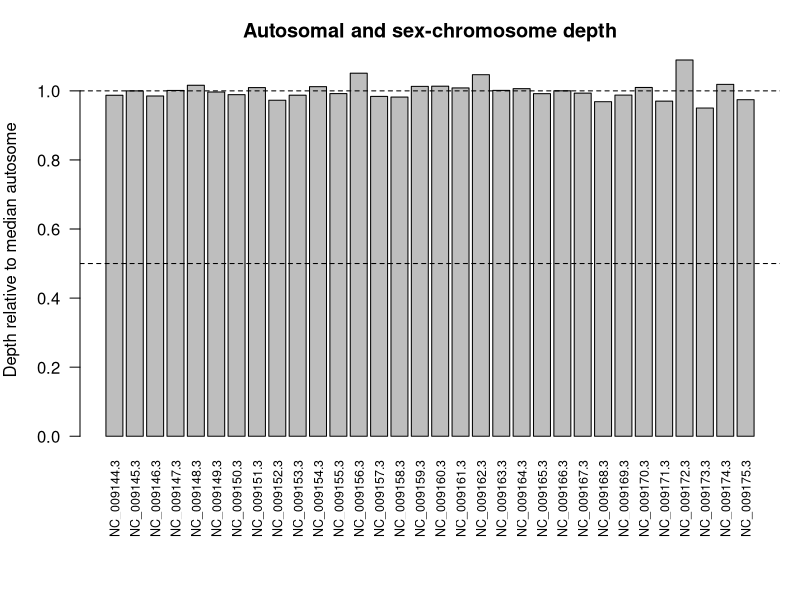

The R script that drew this image:
# Sex-chromosome dosage from whole-genome DNA read depth
# Input: Samtools coverage TSV + student chromosome labels
cov <- read.delim("chromosome_coverage.tsv", comment.char = "",
                  check.names = FALSE, stringsAsFactors = FALSE)
names(cov)[1] <- "rname" # Accepts the '#rname' header
if (!"meandepth" %in% names(cov)) stop("Missing meandepth column")
key <- read.csv("chromosome_groups.csv", stringsAsFactors = FALSE)
if (!all(c("rname", "group") %in% names(key))) stop("Bad key columns")
key$rname <- trimws(key$rname)
key$group <- toupper(trimws(key$group))
if (anyDuplicated(key$rname)) stop("Repeated rname in key file")
if (!all(key$group %in% c("A", "X", "Y", "Z", "W")))
  stop("Use only A, X, Y, Z or W in the group column")

x <- merge(key, cov[, c("rname", "meandepth")],
           by = "rname", all.x = TRUE, sort = FALSE)
x$meandepth <- suppressWarnings(as.numeric(x$meandepth))
if (anyNA(x$meandepth)) stop("Missing depths: check rname matches")
if (any(x$meandepth < 0)) stop("Negative depth is not valid")
if (sum(x$group == "A") < 5) stop("Label at least 5 autosomes")
if ("X" %in% x$group && "Z" %in% x$group)
  stop("Choose either an XY or a ZW species, not both")
if (sum(x$group == "X") == 1 && !any(x$group == "Z")) {
  target <- "X"
  one_copy <- "XY-like"
  two_copies <- "XX-like"
} else if (sum(x$group == "Z") == 1 && !any(x$group == "X")) {
  target <- "Z"
  one_copy <- "ZW-like"
  two_copies <- "ZZ-like"
} else stop("Label exactly one X or exactly one Z chromosome")

A <- median(x$meandepth[x$group == "A"])
if (!is.finite(A) || A <= 0) stop("No usable autosomal coverage")
x$relative_depth <- x$meandepth / A
ratio <- x$relative_depth[x$group == target]
call <- if (ratio >= 0.80) two_copies else if (ratio <= 0.65)
  one_copy else "Ambiguous"
if (A < 1) call <- "Inconclusive: very low autosomal depth"

# Additional Y or W evidence can support, but not prove, a call
partner <- if (target == "X") "Y" else "W"
partner_ratio <- if (partner %in% x$group)
  x$relative_depth[x$group == partner][1] else NA_real_

# Export results and a simple, reproducible figure
dir.create("results", showWarnings = FALSE)
write.csv(x, "results/chromosome_relative_depth.csv", row.names = FALSE)
png("results/chromosome_depth.png", width = 1000, height = 580)
par(mar = c(8, 4, 3, 1))
barplot(x$relative_depth, names.arg = x$rname, las = 2,
        ylab = "Depth relative to median autosome",
        main = "Autosomal and sex-chromosome depth", cex.names = 0.75)
abline(h = c(0.5, 1.0), lty = 2)
dev.off()

summary <- c(paste("Median autosome depth:", round(A, 3)),
             paste(target, "/ A ratio:", round(ratio, 3)),
             paste(partner, "/ A ratio:", round(partner_ratio, 3)),
             paste("Dosage interpretation:", call),
             "Compare with BioSample sex and discuss limitations.")
writeLines(summary, "results/sex_inference.txt")
cat(paste(summary, collapse = "\n"), "\n")
